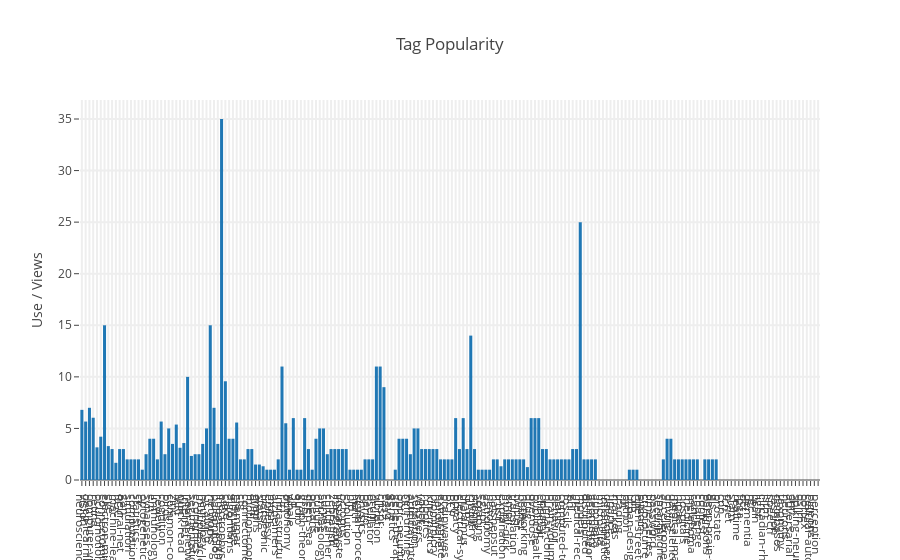

This figure's notebook cell:
### Code cell
sorted_tags = sorted(tags.items(), key=lambda x: x[1], reverse=True)

plotly.offline.iplot(plotly.graph_objs.Figure(
    data=[
        Bar(
            x=[i[0] for i in sorted_tags],
            y=[v/o for v, o in zip(tag_views, tag_occurs)],
        )
    ], layout=Layout(
    title= 'Tag Popularity',
    hovermode= 'closest',
    xaxis= dict(
#         title= 'Tag',
        ticklen= 5,
        zeroline= False,
        gridwidth= 2,
        dtick=1
    ),
    yaxis=dict(
        title= 'Use / Views',
        ticklen= 5,
        gridwidth= 2,
    ),
    showlegend= False
)))

### Figure 1 — Plotly figure (JSON) as saved in the notebook; plotly's stock layout.template omitted (floating-point values rounded to 4 significant figures; data arrays with more than 128 entries replaced by an {"elided": "..."} marker saying what was removed)
{"data": [{"type": "bar", "x": {"elided": "196 str values"}, "y": {"elided": "196 float values"}}], "layout": {"hovermode": "closest", "showlegend": false, "title": "Tag Popularity", "xaxis": {"dtick": 1, "gridwidth": 2, "ticklen": 5, "zeroline": false}, "yaxis": {"gridwidth": 2, "ticklen": 5, "title": "Use / Views"}}}
